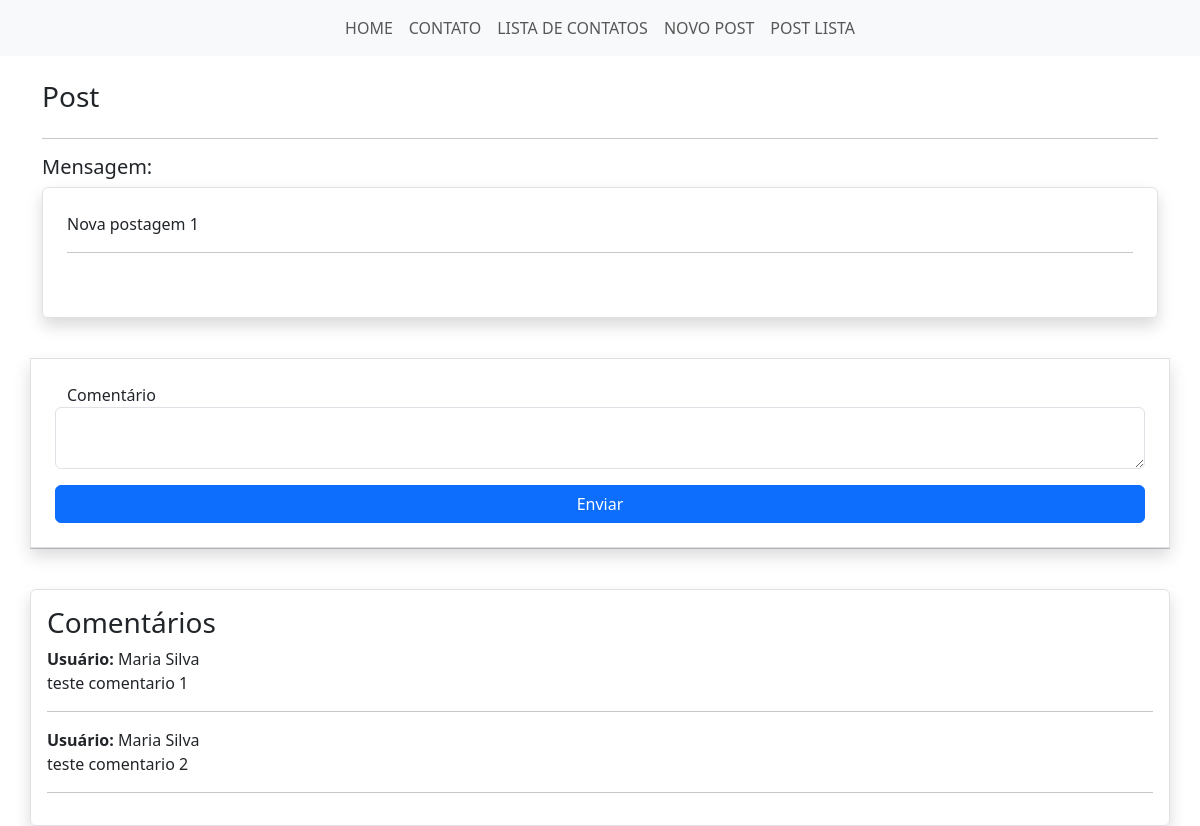
The app's page /post/1 (signed in) with its own data.
### estudo/models.py (models this page shows)
class Post(db.Model):  # create a class called Post that inherits from db.Model
    id = db.Column(db.Integer, primary_key=True)  # create a column called id
    date_created = db.Column(db.DateTime, default=datetime.now)  # create a column called date_created
    mensagem = db.Column(db.Text, nullable=True)  # create a column called mensagem
    imagem = db.Column(db.String, nullable=True, default='default.png')  # create a column called imagem
    user_id = db.Column(db.Integer, db.ForeignKey('user.id'), nullable=True)  # create a column called user_id
    comentarios = db.relationship('PostComentarios', backref='post', lazy=True)  # create a relationship between the User and Comentario classes

class PostComentarios(db.Model):  # create a class called Comentario that inherits from db.Model
    id = db.Column(db.Integer, primary_key=True)  # create a column called id
    date_created = db.Column(db.DateTime, default=datetime.now)  # create a column called date_created
    comentario = db.Column(db.Text, nullable=True)  # create a column called mensagem
    user_id = db.Column(db.Integer, db.ForeignKey('user.id'), nullable=True)  # create a column called user_id
    post_id = db.Column(db.Integer, db.ForeignKey('post.id'), nullable=True)  # create a column called post_id

class User(db.Model, UserMixin):  # create a class called User that inherits from db.Model
    id = db.Column(db.Integer, primary_key=True)  # create a column called id
    nome = db.Column(db.String(100), nullable=True)
    sobrenome = db.Column(db.String(100), nullable=True)
    email = db.Column(db.String(100), nullable=True, unique=True)  # create a column called email
    senha = db.Column(db.String(100), nullable=True)  # create a column called password
    posts = db.relationship('Post', backref='user', lazy=True)  # create a relationship between the User and Post classes
    posts_comentarios = db.relationship('PostComentarios', backref='user', lazy=True)  # create a relationship between the User and Comentario classes

### estudo/views.py (the view)
@app.route('/post/<int:id>', methods=['GET', 'POST'])
@login_required
def PostDetail(id):
    if not current_user.is_authenticated:
        flash('Você precisa estar logado para criar um novo post.', 'warning')
        return redirect(url_for('homepage'))
    post = Post.query.get(id)
    form = PostComentarioForm()
    if form.validate_on_submit():
        form.save(current_user.id, id)
        return redirect(url_for('PostDetail', id=id))
    return render_template('post_detail.html', post=post, form=form)

### estudo/forms.py (shortened to what this page needs)
class PostComentarioForm(FlaskForm):
    comentario = TextAreaField('Comentário', validators=[DataRequired()])
    btnSubmit = SubmitField('Enviar')

### estudo/models.py (called while the page is built)
@login_manager.user_loader  # use the user_loader decorator
def load_user(user_id):  # create a function called load_user that takes user_id as an argument
    return User.query.get(int(user_id))  # return the user with the specified user_id

### estudo/templates/post_detail.html (shortened to what this page needs)
{% extends 'base.html' %}
{% block content %}
    <div class="container">
        <div class="row mt-4">
            <h3>Post</h3>
        </div>
        <hr>
        <div class="row">
            <div class="col-12">
                <h5>Mensagem:</h5>
                <div class="col-12 border rounded p-4 shadow">
                    {{post.mensagem}}
                    <hr>
                </div>
            </div>
            <div class="col-12 mt-3">
                <form action="" method="post" class="row mt-4 p-4 rounde border shadow">
                    {{ form.comentario.label() }}
                    {{ form.comentario(class="form-control") }}
                    {{ form.btnSubmit(class="btn btn-primary col-12 mt-3") }}
                </form>
            </div>
            <hr>
            <div class="col-12 mt-4 border rounded shadow p-3">
                <h3>Comentários</h3>
                {% for c in post.comentarios %}
                <p>
                    <b>Usuário:</b> {{c.user.nome}} {{c.user.sobrenome}} <br>
                    {{c.comentario}}
                </p>
                <hr>
                {% endfor %}
            </div>
        </div>
    </div>
{% endblock %}

### records on screen
Post: mensagem "Nova postagem 1"
PostComentarios: user.nome "Maria", user.sobrenome "Silva", comentario "teste comentario 1"
PostComentarios: user.nome "Maria", user.sobrenome "Silva", comentario "teste comentario 2"
